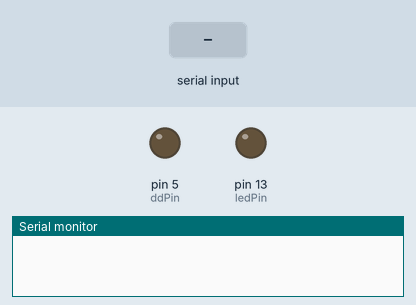
Recording of a sketch running on a simulated Arduino Uno, built with avr-gcc and run on an emulated ATmega328P. Parts: output pins drawn as LEDs (lit = HIGH), the last lines printed to the serial monitor. The test bench sets the inputs (shaded band).

Above: at 0.1 s.
At 6.8 s:
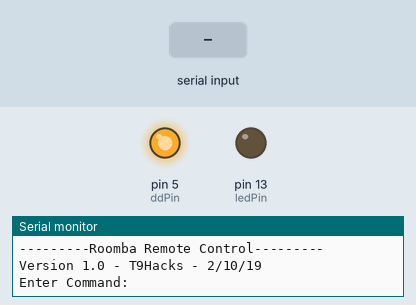
6.9 s: "m\n" received over Serial
9.9 s: "f\n" received over Serial
12.4 s: "w\n" received over Serial
Timing chart, 0 to 15.4 s (numbered marks = the images above; inputs shaded):
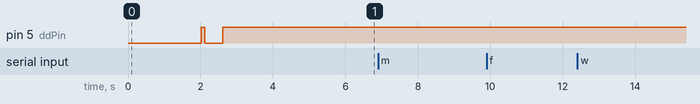

The sketch:

roombaMainCtrl_BT_V1_1.ino
```cpp
/*------------------------------------------------------------------
  Roomba Control via BT/Android
  ==> Main commands according IRobot Open Interface doc:  http://www.irobotweb.com/~/media/MainSite/PDFs/About/STEM/Create/iRobot_Roomba_600_Open_Interface_Spec.pdf?la=enBasic
  ==> Using Android app: https://play.google.com/store/apps/details?id=appinventor.ai_mjrovai.MJRoBot_II_BT_Command_V2&hl=en
  ==> Several commands based on Create2 library developed by Dom Amato: https://github.com/brinnLabs/Create2
  Marcelo Jose Rovai - 30 June, 2016 - Visit: http://mjrobot.org
-------------------------------------------------------------------*/
#include "roombaDefines.h"
#include <SoftwareSerial.h>

// Roomba Create2 connection
int rxPin=10;
int txPin=11;
SoftwareSerial Roomba(rxPin,txPin);

// BT Module (HC-06)
SoftwareSerial BT1(8, 9); // El pin 8 es Rx y el pin 9 es Tx

//---------------------------------------------
void setup()
{
  Roomba.begin(19200);
  BT1.begin(19200);
  Serial.begin(19200);

  pinMode(ddPin, OUTPUT);
  pinMode(ledPin, OUTPUT); //spare if needed for test purpose
  pinMode(buttonPin, INPUT_PULLUP); //used for "start" for test purposes

  delay(2000);
  Serial.println("---------Roomba Remote Control---------");
  Serial.println("Version 1.0 - T9Hacks - 2/10/19");
  BT1.print("Roomba Remote Control");
  BT1.println('\n');

  wakeUp ();   // Wake-up Roomba
  startSafe(); // Start Roomba in Safe Mode

  // turn-off all LEDs and Display
  setPowerLED(128,0);
  setDebrisLED(OFF);
  setDockLED(OFF);
  setSpotLED(OFF);
  setWarningLED(OFF);
  cleanDigitLED ();

  playSound (1); // start sound
  setDebrisLED(OFF);
  writeLEDs ('s', 't', 'o', 'p');

  //playSound (2);

  //motorSquareTest(); // un-comment if you want to test Roomba doing a square
  //turnCW (40, 180);  //un-comment if you want to test Roomba spin clock-wise 180 degrees and stop
  //driveWheels(20, -20); //un-comment if you want to test Roomba spin
  //driveLeft(20); //un-comment if you want to test Roomba turning left

}

void loop()
{
  playSound(1);
  String income = WaitForInput();
  for(int i = 0; i < income.length(); i++){
    manualCmd(income[i]);
    delay(100);
  }
}
```

LEDs.ino
```cpp
/*
 This command controls the Power LED by two data bytes: color and intensity.
 color: Green = 0; 128 = Orange; red=255
 intensity low=0; max=255 */
void setPowerLED(byte setColor, byte setIntensity)
{
  color = setColor;
  intensity = setIntensity;
  Roomba.write(139);
  Roomba.write((byte)0x00);
  Roomba.write((byte)color);
  Roomba.write((byte)intensity);
}

//---------------------------------------------------------------
void setDebrisLED(bool enable)
{
  debrisLED = enable;
  Roomba.write(139);
  Roomba.write((debrisLED ? 1 : 0) + (spotLED ? 2 : 0) + (dockLED ? 4 : 0) + (warningLED ? 8 : 0));
  Roomba.write((byte)color);
  Roomba.write((byte)intensity);
}

//---------------------------------------------------------------
void setSpotLED(bool enable)
{
  spotLED = enable;
  Roomba.write(139);
  Roomba.write((debrisLED ? 1 : 0) + (spotLED ? 2 : 0) + (dockLED ? 4 : 0) + (warningLED ? 8 : 0));
  Roomba.write((byte)color);
  Roomba.write((byte)intensity);
}

//---------------------------------------------------------------
void setDockLED(bool enable)
{
  dockLED = enable;
  Roomba.write(139);
  Roomba.write((debrisLED ? 1 : 0) + (spotLED ? 2 : 0) + (dockLED ? 4 : 0) + (warningLED ? 8 : 0));
  Roomba.write((byte)color);
  Roomba.write((byte)intensity);
}

//---------------------------------------------------------------
void setWarningLED(bool enable)
{
  warningLED = enable;
  Roomba.write(139);
  Roomba.write((debrisLED ? 1 : 0) + (spotLED ? 2 : 0) + (dockLED ? 4 : 0) + (warningLED ? 8 : 0));
  Roomba.write((byte)color);
  Roomba.write((byte)intensity);
}

/*--------------------------------------------------------------------------
This command controls the four 7 segment displays on the Roomba.*/
void setDigitLEDs(byte digit1, byte digit2, byte digit3, byte digit4)
{
    Roomba.write(163);
    Roomba.write(digit1);
    Roomba.write(digit2);
    Roomba.write(digit3);
    Roomba.write(digit4);
}

/*--------------------------------------------------------------------------
This command controls the four 7 segment displays on the Roomba using ASCII character codes.*/
void setDigitLEDFromASCII(byte digit, char letter)
{
  switch (digit){
  case 1:
    digit1 = letter;
    break;
  case 2:
    digit2 = letter;
    break;
  case 3:
    digit3 = letter;
    break;
  case 4:
    digit4 = letter;
    break;
  }
  Roomba.write(164);
  Roomba.write(digit1);
  Roomba.write(digit2);
  Roomba.write(digit3);
  Roomba.write(digit4);
}

//---------------------------------------------------------------
void cleanDigitLED (void)
{
  setDigitLEDFromASCII(1, ' ');
  setDigitLEDFromASCII(2, ' ');
  setDigitLEDFromASCII(3, ' ');
  setDigitLEDFromASCII(4, ' ');
}
//---------------------------------------------------------------
void writeLEDs (char a, char b, char c, char d)
{
  setDigitLEDFromASCII(1, a);
  setDigitLEDFromASCII(2, b);
  setDigitLEDFromASCII(3, c);
  setDigitLEDFromASCII(4, d);
}
```

generalFuntions.ino
```cpp
String WaitForInput() {
  Serial.print("Enter Command:");

  while(!Serial.available()) {
    // wait for input
  }
  String out = Serial.readString();
  return out;
}

void manualCmd(char command)
{
  switch (command)
  {

    case 'm':
      startSafe();
      Serial.println("Roomba in Safe mode");
      BT1.print("Roomba BT Ctrl OK - Safe mode");
      BT1.println('\n');
      command = 'f';
      playSound (3);
      break;

    case 'f':
      driveStop(); //turn off both motors
      writeLEDs ('s', 't', 'o', 'p');
      Serial.println("STOP");
      state = command;
      break;

    case 'w':
      drive (motorSpeed, 0);
      writeLEDs (' ', 'g', 'o', ' ');
      Serial.println("Moving Forward");
      state = command;
      break;

    case 'd':
      driveRight(motorSpeed);
      writeLEDs ('r', 'i', 'g', 'h');
      Serial.println("Turning Right");
      break;

   case 'a':
      driveLeft(motorSpeed);
      writeLEDs ('l', 'e', 'f', 't');
      Serial.println("Turning Left");
      break;

    case 's':
      drive (-motorSpeed, 0);
      writeLEDs ('b', 'a', 'c', 'k');
      Serial.println("Going Backwards");
      state = command;
      break;

    case '+':
      if (state == 'w')
      {
        motorSpeed = motorSpeed + 10;
        if (motorSpeed > MAX_SPEED)
        {
          motorSpeed = MAX_SPEED;
        }
        command = 'w';
      } else {command = state;}
      break;

    case '-':

      if (state == 'w')
      {
        motorSpeed = motorSpeed - 10;
      }
      if (motorSpeed < MIN_SPEED )
      {
        motorSpeed = MIN_SPEED;
      }
      Serial.println(motorSpeed);
      command = state;
      break;
  }
}
```

generalRoombaFunctions.ino
```cpp
// wake up the robot
void wakeUp (void)
{
  setWarningLED(ON);
  digitalWrite(ddPin, HIGH);
  delay(100);
  digitalWrite(ddPin, LOW);
  delay(500);
  digitalWrite(ddPin, HIGH);
  delay(2000);
}

/*--------------------------------------------------------------------------
This command resets the robot, as if you had removed and reinserted the battery. */
void reset(void)
{
  Roomba.write(7);
}

/*--------------------------------------------------------------------------
This command gives you control over Roomba turning on the cliff, wheel-drop and internal charger safety features.*/
void startSafe()
{
  Roomba.write(128);  //Start
  Roomba.write(131);  //Safe mode
  delay(1000);
}

/*--------------------------------------------------------------------------
This command gives you complete control over Roomba by putting the OI into Full mode, and turning off the cliff, wheel-drop and internal charger safety features.*/
void startFull()
{
  Roomba.write(128);  //Start
  Roomba.write(132);  //Full mode
  delay(1000);
}

/*--------------------------------------------------------------------------
This command stops the OI. All streams will stop and the robot will no longer respond to commands. Use this command when you are finished working with the robot. */
void stop(void)
{
  Roomba.write(173);
}

/*--------------------------------------------------------------------------
This command powers down Roomba.*/
void powerOff(void)
{
  Roomba.write(133);
}

/*--------------------------------------------------------------------------
This command sends Roomba to seek for its dock.*/
void seekDock(void)
{
  Roomba.write(143);
}

/*-----------------------------------------------------
 This command Play song
 [140] [song #] [lenght] [note#] [note duration]
 [141] [song #]                                      */
void playSound (int num)
{
  switch (num)
  {
    case 1:
      Roomba.write("\x8c\x01\x04\x42\x20\x3e\x20\x42\x20\x3e\x20"); // [140] [1] [4] [68] [32] ... place "start sound" in slot 1
      Roomba.write("\x8d\x01"); // [141] [1] play it (in slot 1)
      break;

    case 2:
      Roomba.write("\x8c\x01\x01\x3c\x20"); // place "low freq sound" in slot 2
      Roomba.write("\x8d\x01"); // play it (in slot 2)
      break;

    case 3:
      Roomba.write("\x8c\x01\x01\x48\x20"); // place "high freq sound" in slot 3
      Roomba.write("\x8d\x01"); // play it (in slot 3)
      break;
  }
}
```

motorFunctions.ino
```cpp
void drive(int velocity, int radius)
{
  clamp(velocity, -500, 500); //def max and min velocity in mm/s
  clamp(radius, -2000, 2000); //def max and min radius in mm

  Roomba.write(137);
  Roomba.write(velocity >> 8);
  Roomba.write(velocity);
  Roomba.write(radius >> 8);
  Roomba.write(radius);
}

//---------------------------------------------------------------

void driveWheels(int right, int left)
{
  clamp(right, -500, 500);
  clamp(left, -500, 500);

  Roomba.write(145);
  Roomba.write(right >> 8);
  Roomba.write(right);
  Roomba.write(left >> 8);
  Roomba.write(left);
  }

//---------------------------------------------------------------
void driveWheelsPWM(int rightPWM, int leftPWM)
{
  clamp(rightPWM, -255, 255);
  clamp(leftPWM, -255, 255);

  Roomba.write(146);
  Roomba.write(rightPWM >> 8);
  Roomba.write(rightPWM);
  Roomba.write(leftPWM >> 8);
  Roomba.write(leftPWM);
}

//---------------------------------------------------------------
void turnCW(unsigned short velocity, unsigned short degrees)
{
  drive(velocity, -1);
  clamp(velocity, 0, 500);
  delay(6600);
  //delay((1580 + 2.25*velocity)/velocity*degrees);
  //delay((-0.03159720835 * velocity + 21.215270835) * degrees);
  drive(0,0);
}

//---------------------------------------------------------------
void turnCCW(unsigned short velocity, unsigned short degrees)
{
  drive(velocity, 1);
  clamp(velocity, 0, 500);
  delay(6600);
  //delay(2708.3333/velocity*degrees);
  //delay((1580 + 2.25*velocity)/velocity*degrees);
  //delay((-0.03159720835 * velocity + 21.215270835) * degrees);
  drive(0,0);
}

//---------------------------------------------------------------
void driveStop(void)
{
  drive(0,0);
}

//---------------------------------------------------------------
void driveLeft(int left)
{
  driveWheels(left, 0);
}

//---------------------------------------------------------------
void driveRight(int right)
{
  driveWheels(0, right);
}


//---------------------------------------------------------------
void motorSquareTest(void)
{
  setPowerLED(0,128);
  drive (60, 0);
  delay(5000);
  driveStop();
  turnCCW (30, 90);

  setPowerLED(64,128);
  drive (60, 0);
  delay(5000);
  driveStop();
  turnCCW (30, 90);

  setPowerLED(128,128);
  drive (60, 0);
  delay(5000);
  driveStop();
  turnCCW (30, 90);

  setPowerLED(190,128);
  drive (60, 0);
  delay(5000);
  driveStop();
  setPowerLED(255,128);
  turnCCW (30, 90);
  setPowerLED(0,0);
}
```

roombaDefines.h
```cpp
#define clamp(value, min, max) (value < min ? min : value > max ? max : value)

#define ON 1
#define OFF 0

//Motor Drive
# define MAX_SPEED 220 // 70% of top speed ==> 256
# define MIN_SPEED 70

int motorSpeed = 100;

char command = 0; // variable to store command received from IR or BT remote control
char state = 0;

int buttonPin = 12;
int ledPin=13;
int ddPin=5; //device detect

bool debrisLED;
bool spotLED;
bool dockLED;
bool warningLED;
byte color;
byte intensity;

char digit1;
char digit2;
char digit3;
char digit4;

//blocking sensor functions - these will request data and wait until a response is recieved, then return the response

int getSensorData(byte sensorID);
int * getSensorData(byte numOfRequests, byte requestIDs[]);

bool getSensorData(byte * buffer, byte bufferLength);

byte single_byte_packets[22] = { 7, 8, 9, 10, 11, 12, 13, 14, 15, 17, 18, 21, 24, 34, 35, 36, 37, 38, 45, 52, 53, 58};
bool is_in_array(byte val);
```

sensorsFunctions.ino
```cpp
//blocking sensor functions - these will request data and wait until a response is recieved, then return the response

/**
  Returns the value from the requested id
**/

int getSensorData(byte sensorID)
{
  int returnVal;
  byte packetID = 0;
  if (sensorID > 100)
  {
    switch (sensorID)
    {
      case 101:
      case 102:
      case 103:
      case 104:
        packetID = 7;
        break;
      case 105:
      case 106:
      case 107:
      case 108:
        packetID = 14;
        break;
      case 109:
      case 110:
      case 111:
      case 112:
      case 113:
      case 114:
      case 115:
      case 116:
        packetID = 18;
        break;
      case 117:
      case 118:
      case 119:
      case 120:
      case 121:
      case 122:
        packetID = 45;
        break;
    }

  }
  else {
    packetID = sensorID;
  }
  byte MSB = 0;
  byte LSB = 0;
  Roomba.write(142);
  Roomba.write(packetID);
    if(is_in_array(packetID)){
      while (!Roomba.available());
      returnVal = Roomba.read();
    } else {
      while (!Roomba.available());
      MSB = Roomba.read();
      LSB = Roomba.read();
      returnVal = (MSB << 7) | LSB;
    }

  return returnVal;
}

//-------------------------------------------------------------------------
bool is_in_array(byte val)
{
  for (int i=0;i<22;i++){
    if (val == single_byte_packets[i])
    {
      return true;
    }
  }
  return false;
}
```
